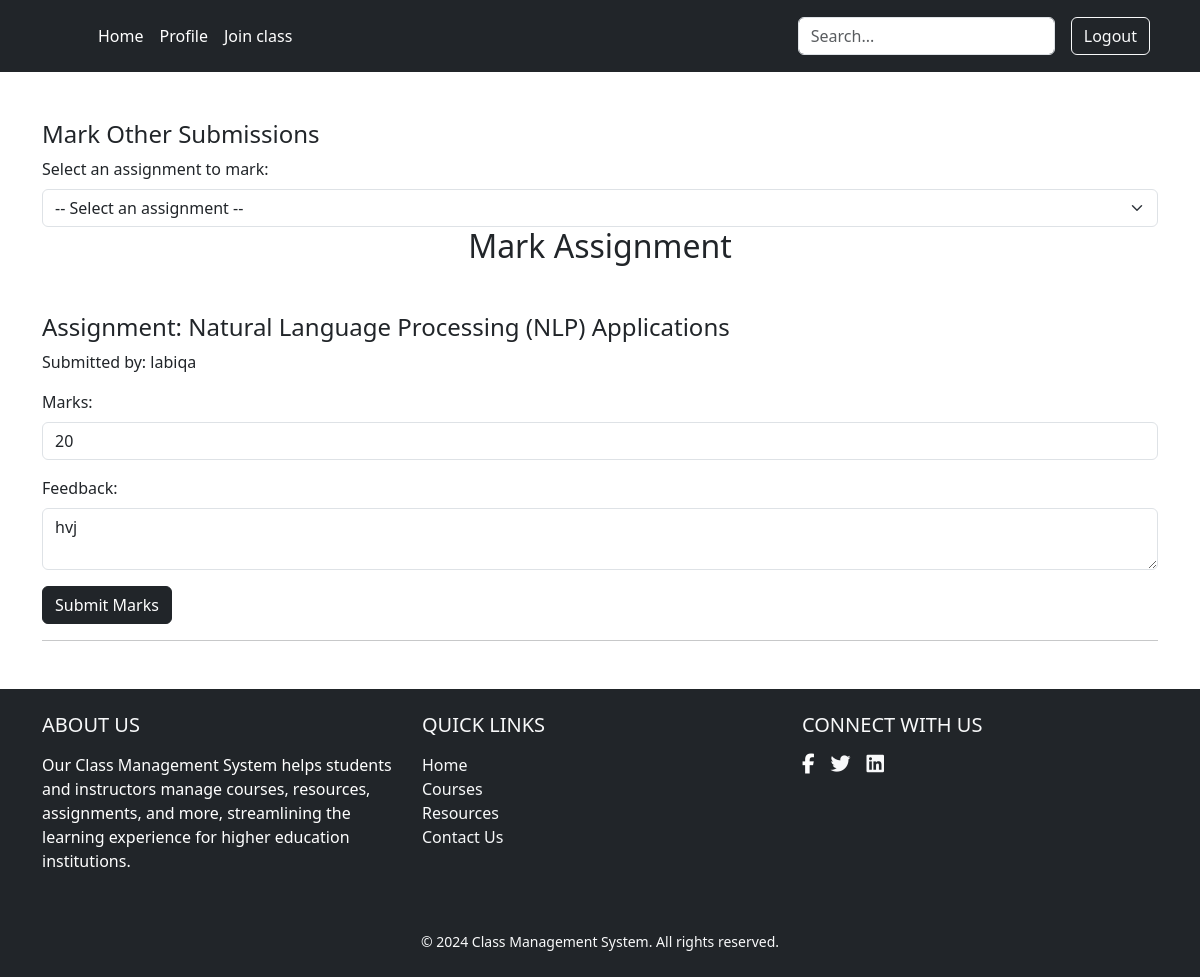
The app's page /profile/mark-assignment/13/ (signed in) with its own data.
### auths/models.py (models this page shows, shortened)
class SubmittedAssignment(models.Model):
    assignment = models.ForeignKey(Assignment, on_delete=models.CASCADE, related_name='uploads')
    student = models.ForeignKey(User, on_delete=models.CASCADE, related_name='uploaded_assignments')
    content = models.FileField(upload_to='assignments/submissions/', blank=False, null=False)
    submission_date = models.DateField(blank=True, null=True)
    marks = models.IntegerField(blank=True, null=True)
    feedback = models.TextField(blank=True, null=True)

class Assignment(models.Model):
    classroom = models.ForeignKey(Classroom, on_delete=models.CASCADE, related_name='assignments')
    title = models.CharField(max_length=50)
    subject = models.CharField(max_length=50)
    content = models.FileField(upload_to="assignments/assign/", blank=True, null=True)
    due_date = models.DateField(blank=True, null=True)
    start_date = models.DateField(blank=True, null=True)

class User(AbstractUser):
    rollno = models.CharField(max_length=50, blank=True, null=True)
    email = models.EmailField(unique=True)
    address = models.CharField(max_length=200, blank=True, null=True)
    profile = models.ImageField(upload_to='profile_images/', blank=True, null=True)
    classroom = models.ForeignKey('Classroom', blank=True, null=True, on_delete=models.SET_NULL, related_name='students')

### profileApp/views/mark_assignment_view.py (the view, shortened to what this page needs)
# urls.py: path('mark-assignment/<int:submission_id>/',mark_assignment_view.mark_assignment, name='mark_assignment'),
@user_passes_test(lambda u: u.is_staff)
def mark_assignment(request, submission_id):
    submission = get_object_or_404(SubmittedAssignment, id=submission_id)
    user_submissions = SubmittedAssignment.objects.filter(assignment=submission.assignment)
    all_assignments = Assignment.objects.all()
    context = {
        'submission': submission,
        'user_submissions': user_submissions,
        'all_assignments': all_assignments,
    }
    return render(request, 'mark_assignment.html', context)

### auths/models.py (called while the page is built)
    def __str__(self):
        return f"{self.department} - ({self.session})"

### templates/mark_assignment.html (shortened to what this page needs)
{% extends "base.html" %}
{% block content %}
<div class="container mt-5">
<h4 class="mt-5">Mark Other Submissions</h4>
<form method="GET" action="{% url 'mark_assignment' submission.id %}">
    <label for="other_submissions" class="form-label">Select an assignment to mark:</label>
    <select class="form-select" id="other_submissions" name="submission_id" onchange="this.form.submit()">
        <option value="">-- Select an assignment --</option>
    </select>
</form>
    <h2 class="text-center mb-5">Mark Assignment</h2>
    <h4>Assignment: {{ submission.assignment.title }}</h4>
    <p>Submitted by: {{ submission.student.username }}</p>
    <form method="POST">
        <div class="mb-3">
            <label for="marks" class="form-label">Marks:</label>
            <input type="number" class="form-control" id="marks" name="marks" value="{{ submission.marks }}" required>
        </div>
        <div class="mb-3">
            <label for="feedback" class="form-label">Feedback:</label>
            <textarea class="form-control" id="feedback" name="feedback">{{ submission.feedback }}</textarea>
        </div>
        <button type="submit" class="btn btn-dark">Submit Marks</button>
    </form>
    <hr>
</div>
{% endblock %}

### records on screen
SubmittedAssignment: assignment "Natural Language Processing (NLP) Applications", student.username "labiqa", marks "20", feedback "hvj"
